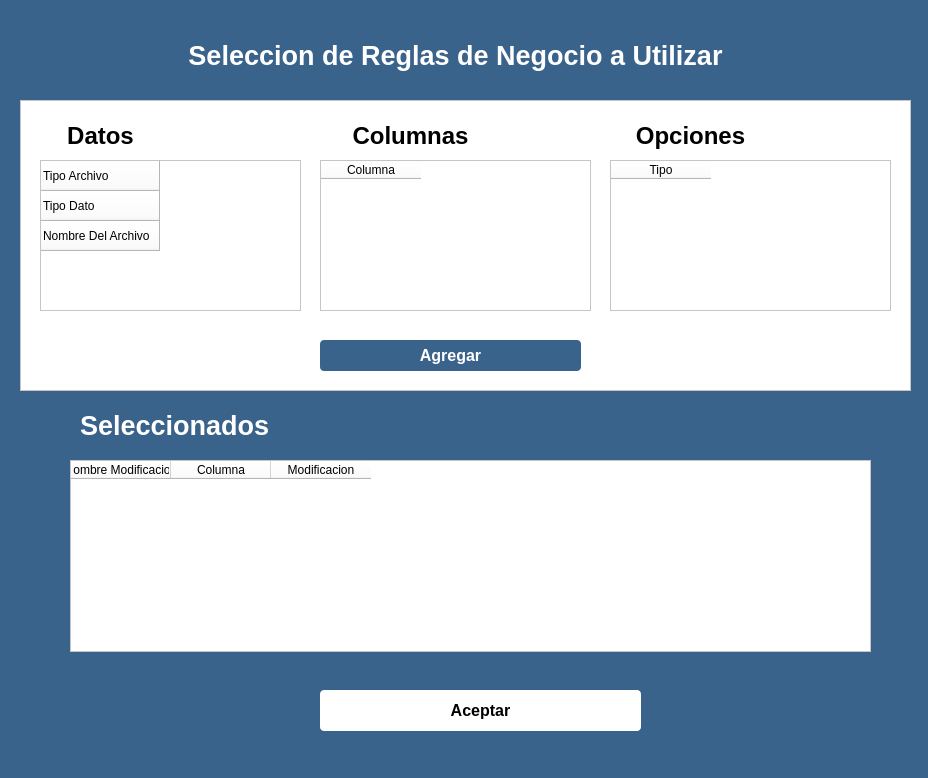
<?xml version="1.0" encoding="UTF-8"?>
<ui version="4.0">
 <class>Dialog</class>
 <widget class="QDialog" name="Dialog">
  <property name="geometry">
   <rect>
    <x>0</x>
    <y>0</y>
    <width>928</width>
    <height>778</height>
   </rect>
  </property>
  <property name="windowTitle">
   <string>Dialog</string>
  </property>
  <property name="styleSheet">
   <string notr="true">background-color: rgb(58, 99, 140);</string>
  </property>
  <widget class="QFrame" name="ruleOptionContainer">
   <property name="geometry">
    <rect>
     <x>20</x>
     <y>100</y>
     <width>891</width>
     <height>291</height>
    </rect>
   </property>
   <property name="styleSheet">
    <string notr="true">background-color: rgb(255, 255, 255);</string>
   </property>
   <property name="frameShape">
    <enum>QFrame::StyledPanel</enum>
   </property>
   <property name="frameShadow">
    <enum>QFrame::Raised</enum>
   </property>
   <widget class="QLabel" name="dataSelectedLabel">
    <property name="geometry">
     <rect>
      <x>20</x>
      <y>20</y>
      <width>121</width>
      <height>31</height>
     </rect>
    </property>
    <property name="font">
     <font>
      <family>Segoe UI</family>
      <pointsize>18</pointsize>
      <weight>75</weight>
      <bold>true</bold>
     </font>
    </property>
    <property name="styleSheet">
     <string notr="true">color: rgb(0, 0, 0);
background-color: rgb(255, 255, 255);</string>
    </property>
    <property name="text">
     <string>Datos</string>
    </property>
    <property name="alignment">
     <set>Qt::AlignCenter</set>
    </property>
   </widget>
   <widget class="QTableWidget" name="ruleOptionsTable">
    <property name="geometry">
     <rect>
      <x>590</x>
      <y>60</y>
      <width>281</width>
      <height>151</height>
     </rect>
    </property>
    <property name="styleSheet">
     <string notr="true">background-color: rgb(255, 255, 255);
color: rgb(0, 0, 0);</string>
    </property>
    <column>
     <property name="text">
      <string>Tipo</string>
     </property>
    </column>
   </widget>
   <widget class="QLabel" name="ruleOptionsLabel">
    <property name="geometry">
     <rect>
      <x>590</x>
      <y>20</y>
      <width>161</width>
      <height>31</height>
     </rect>
    </property>
    <property name="font">
     <font>
      <family>Segoe UI</family>
      <pointsize>18</pointsize>
      <weight>75</weight>
      <bold>true</bold>
     </font>
    </property>
    <property name="styleSheet">
     <string notr="true">color: rgb(0, 0, 0);
background-color: rgb(255, 255, 255);</string>
    </property>
    <property name="text">
     <string>Opciones</string>
    </property>
    <property name="alignment">
     <set>Qt::AlignCenter</set>
    </property>
   </widget>
   <widget class="QTableWidget" name="dataSelectedTable">
    <property name="geometry">
     <rect>
      <x>20</x>
      <y>60</y>
      <width>261</width>
      <height>151</height>
     </rect>
    </property>
    <property name="styleSheet">
     <string notr="true">background-color: rgb(255, 255, 255);
color: rgb(0, 0, 0);</string>
    </property>
    <row>
     <property name="text">
      <string>Tipo Archivo</string>
     </property>
    </row>
    <row>
     <property name="text">
      <string>Tipo Dato</string>
     </property>
    </row>
    <row>
     <property name="text">
      <string>Nombre Del Archivo</string>
     </property>
    </row>
   </widget>
   <widget class="QLabel" name="columnOptionsLabel">
    <property name="geometry">
     <rect>
      <x>330</x>
      <y>20</y>
      <width>121</width>
      <height>31</height>
     </rect>
    </property>
    <property name="font">
     <font>
      <family>Segoe UI</family>
      <pointsize>18</pointsize>
      <weight>75</weight>
      <bold>true</bold>
     </font>
    </property>
    <property name="styleSheet">
     <string notr="true">color: rgb(0, 0, 0);
background-color: rgb(255, 255, 255);</string>
    </property>
    <property name="text">
     <string>Columnas</string>
    </property>
    <property name="alignment">
     <set>Qt::AlignCenter</set>
    </property>
   </widget>
   <widget class="QTableWidget" name="columnsOptionsTable">
    <property name="geometry">
     <rect>
      <x>300</x>
      <y>60</y>
      <width>271</width>
      <height>151</height>
     </rect>
    </property>
    <property name="styleSheet">
     <string notr="true">background-color: rgb(255, 255, 255);
color: rgb(0, 0, 0);</string>
    </property>
    <column>
     <property name="text">
      <string>Columna</string>
     </property>
    </column>
   </widget>
   <widget class="QPushButton" name="addRulesButton">
    <property name="geometry">
     <rect>
      <x>300</x>
      <y>240</y>
      <width>261</width>
      <height>31</height>
     </rect>
    </property>
    <property name="font">
     <font>
      <family>Segoe UI</family>
      <pointsize>12</pointsize>
      <weight>75</weight>
      <bold>true</bold>
     </font>
    </property>
    <property name="cursor">
     <cursorShape>PointingHandCursor</cursorShape>
    </property>
    <property name="styleSheet">
     <string notr="true">background-color: rgb(58, 99, 140);
color: rgb(255, 255, 255);
border-radius: 4px;
</string>
    </property>
    <property name="text">
     <string>Agregar</string>
    </property>
   </widget>
  </widget>
  <widget class="QLabel" name="ruleSelectionWindowLabel">
   <property name="geometry">
    <rect>
     <x>120</x>
     <y>30</y>
     <width>671</width>
     <height>51</height>
    </rect>
   </property>
   <property name="font">
    <font>
     <family>Segoe UI</family>
     <pointsize>20</pointsize>
     <weight>75</weight>
     <bold>true</bold>
    </font>
   </property>
   <property name="styleSheet">
    <string notr="true">color: rgb(255, 255, 255);</string>
   </property>
   <property name="text">
    <string>Seleccion de Reglas de Negocio a Utilizar</string>
   </property>
   <property name="alignment">
    <set>Qt::AlignCenter</set>
   </property>
  </widget>
  <widget class="QTableWidget" name="summaryOfOptionsTable">
   <property name="geometry">
    <rect>
     <x>70</x>
     <y>460</y>
     <width>801</width>
     <height>192</height>
    </rect>
   </property>
   <property name="styleSheet">
    <string notr="true">background-color: rgb(255, 255, 255);
color: rgb(0, 0, 0);</string>
   </property>
   <column>
    <property name="text">
     <string>Nombre Modificacion</string>
    </property>
   </column>
   <column>
    <property name="text">
     <string>Columna</string>
    </property>
   </column>
   <column>
    <property name="text">
     <string>Modificacion</string>
    </property>
   </column>
  </widget>
  <widget class="QLabel" name="ruleSummaryLabel">
   <property name="geometry">
    <rect>
     <x>80</x>
     <y>410</y>
     <width>261</width>
     <height>31</height>
    </rect>
   </property>
   <property name="font">
    <font>
     <family>Segoe UI</family>
     <pointsize>20</pointsize>
     <weight>75</weight>
     <bold>true</bold>
    </font>
   </property>
   <property name="styleSheet">
    <string notr="true">color: rgb(255, 255, 255);</string>
   </property>
   <property name="text">
    <string>Seleccionados</string>
   </property>
  </widget>
  <widget class="QPushButton" name="acceptRulesButton">
   <property name="geometry">
    <rect>
     <x>320</x>
     <y>690</y>
     <width>321</width>
     <height>41</height>
    </rect>
   </property>
   <property name="font">
    <font>
     <family>Segoe UI</family>
     <pointsize>12</pointsize>
     <weight>75</weight>
     <bold>true</bold>
    </font>
   </property>
   <property name="cursor">
    <cursorShape>PointingHandCursor</cursorShape>
   </property>
   <property name="styleSheet">
    <string notr="true">background-color: rgb(255, 255, 255);
color: rgb(0, 0, 0);
border-radius: 4px;
</string>
   </property>
   <property name="text">
    <string>Aceptar</string>
   </property>
  </widget>
 </widget>
 <resources/>
 <connections/>
</ui>
